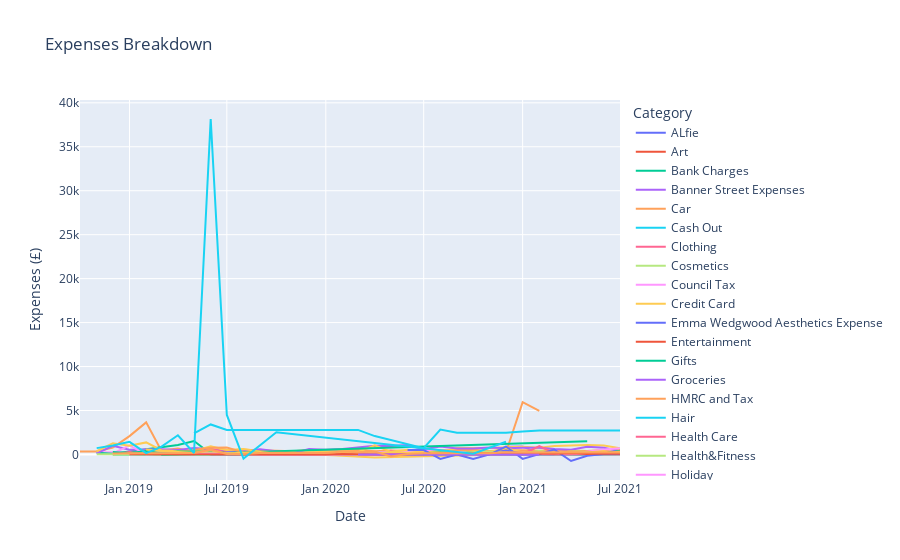

Write notebook code for a chart like this one.
### Code cell
Expenses_Breakdown_Table = pd.pivot_table(df_x, values = ['Amount'], index = ['Category', 'year_month'], aggfunc=sum).reset_index()
Expenses_Breakdown_Table.columns = [x for x in Expenses_Breakdown_Table.columns]
Expenses_Breakdown_Chart = px.line(Expenses_Breakdown_Table, x='year_month', y="Amount", title="Expenses Breakdown", color = 'Category')
Expenses_Breakdown_Chart.update_yaxes(title='Expenses (£)', visible=True, showticklabels=True)
Expenses_Breakdown_Chart.update_xaxes(title='Date', visible=True, showticklabels=True)
Expenses_Breakdown_Chart.show()

### Figure 1 — Plotly figure (JSON) as saved in the notebook; plotly's stock layout.template omitted (floating-point values rounded to 4 significant figures)
{"data": [{"hovertemplate": "Category=ALfie<br>year_month=%{x}<br>Amount=%{y}<extra></extra>", "legendgroup": "ALfie", "line": {"color": "#636efa", "dash": "solid"}, "mode": "lines", "name": "ALfie", "orientation": "v", "showlegend": true, "type": "scatter", "x": ["2019-01", "2019-02", "2019-05", "2019-06", "2019-07", "2019-11", "2019-12", "2020-01", "2020-02", "2020-03", "2020-04", "2020-05", "2020-06", "2020-07", "2020-08", "2020-09", "2020-10", "2020-11", "2020-12", "2021-01", "2021-02", "2021-03", "2021-04", "2021-05", "2021-06", "2021-07"], "xaxis": "x", "y": [72.49, 54.02, 37.47, 101.7, 60.94, 24.95, 77.82, 17.76, 17.76, 17.76, 17.76, 75.72, 17.76, 48.74, 47.74, 17.76, 97.74, 65.26, 42.24, 52.19, 97.7, 322.1, -66.23, 22.2, 80.16, 61.2], "yaxis": "y"}, {"hovertemplate": "Category=Art<br>year_month=%{x}<br>Amount=%{y}<extra></extra>", "legendgroup": "Art", "line": {"color": "#EF553B", "dash": "solid"}, "mode": "lines", "name": "Art", "orientation": "v", "showlegend": true, "type": "scatter", "x": ["2019-02"], "xaxis": "x", "y": [109], "yaxis": "y"}, {"hovertemplate": "Category=Bank Charges<br>year_month=%{x}<br>Amount=%{y}<extra></extra>", "legendgroup": "Bank Charges", "line": {"color": "#00cc96", "dash": "solid"}, "mode": "lines", "name": "Bank Charges", "orientation": "v", "showlegend": true, "type": "scatter", "x": ["2018-12", "2019-02", "2019-06", "2020-03", "2020-06", "2020-08", "2020-11", "2020-12", "2021-01", "2021-02", "2021-03", "2021-04", "2021-05", "2021-06", "2021-07"], "xaxis": "x", "y": [0, 0, 0, 0, 10.91, 0, 19.79, 8.4, 6.39, 9.74, 65.7, 41.44, 51.44, 51.44, 0], "yaxis": "y"}, {"hovertemplate": "Category=Banner Street Expenses<br>year_month=%{x}<br>Amount=%{y}<extra></extra>", "legendgroup": "Banner Street Expenses", "line": {"color": "#ab63fa", "dash": "solid"}, "mode": "lines", "name": "Banner Street Expenses", "orientation": "v", "showlegend": true, "type": "scatter", "x": ["2020-06", "2020-07", "2020-11", "2020-12", "2021-01", "2021-02", "2021-04", "2021-05"], "xaxis": "x", "y": [125, 45, 62.5, 863.6, 908.8, 62.5, 6, 168.2], "yaxis": "y"}, {"hovertemplate": "Category=Car<br>year_month=%{x}<br>Amount=%{y}<extra></extra>", "legendgroup": "Car", "line": {"color": "#FFA15A", "dash": "solid"}, "mode": "lines", "name": "Car", "orientation": "v", "showlegend": true, "type": "scatter", "x": ["2018-10", "2018-11", "2018-12", "2019-01", "2019-02", "2019-03", "2019-04", "2019-05", "2019-06", "2019-07", "2019-08", "2019-09", "2019-10", "2019-11", "2019-12", "2020-01", "2020-02", "2020-03", "2020-04", "2020-05", "2020-06", "2020-07", "2020-08", "2020-09", "2020-10", "2020-11", "2020-12", "2021-01", "2021-02", "2021-03", "2021-04", "2021-05", "2021-06", "2021-07"], "xaxis": "x", "y": [334.9, 334.9, 773.5, 2088.0, 3650.0, 463.4, 671.2, 286.2, 585.2, 432.9, 521.3, 494.1, 481.4, 377.2, 505.4, 502.5, 447.7, 517.1, 364.5, 442.4, 404.5, 436.0, 402.6, 514.0, 540.8, 379.5, 470.7, 464.1, 420.0, 516.1, 491.2, 390.0, 494.5, 631.7], "yaxis": "y"}, {"hovertemplate": "Category=Cash Out<br>year_month=%{x}<br>Amount=%{y}<extra></extra>", "legendgroup": "Cash Out", "line": {"color": "#19d3f3", "dash": "solid"}, "mode": "lines", "name": "Cash Out", "orientation": "v", "showlegend": true, "type": "scatter", "x": ["2019-01", "2019-07", "2019-08", "2020-01", "2020-05", "2020-08", "2020-11", "2020-12", "2021-05", "2021-07"], "xaxis": "x", "y": [21.99, 50, 30, 50, 300, 20, 50, 220, 20, 50], "yaxis": "y"}, {"hovertemplate": "Category=Clothing<br>year_month=%{x}<br>Amount=%{y}<extra></extra>", "legendgroup": "Clothing", "line": {"color": "#FF6692", "dash": "solid"}, "mode": "lines", "name": "Clothing", "orientation": "v", "showlegend": true, "type": "scatter", "x": ["2018-12", "2019-01", "2019-02", "2019-03", "2019-04", "2019-05", "2019-06", "2019-07", "2019-09", "2019-10", "2020-01", "2020-03", "2020-04", "2020-06", "2020-09", "2020-10", "2020-11", "2021-04", "2021-05"], "xaxis": "x", "y": [45, 24, 38.92, 253.0, 265.9, 48.97, 403, 282.6, 64.98, -46.99, 15.99, 49.94, 39, 45, 84.73, 65.85, 33.82, 2.5, 73.91], "yaxis": "y"}, {"hovertemplate": "Category=Cosmetics<br>year_month=%{x}<br>Amount=%{y}<extra></extra>", "legendgroup": "Cosmetics", "line": {"color": "#B6E880", "dash": "solid"}, "mode": "lines", "name": "Cosmetics", "orientation": "v", "showlegend": true, "type": "scatter", "x": ["2019-01", "2019-06", "2019-07", "2019-08", "2020-02", "2020-06", "2020-10", "2021-01", "2021-04", "2021-06"], "xaxis": "x", "y": [58, 383.9, 87.99, 47.02, 33.6, 13.95, 11.55, 56.56, 24.34, 56.99], "yaxis": "y"}, {"hovertemplate": "Category=Council Tax<br>year_month=%{x}<br>Amount=%{y}<extra></extra>", "legendgroup": "Council Tax", "line": {"color": "#FF97FF", "dash": "solid"}, "mode": "lines", "name": "Council Tax", "orientation": "v", "showlegend": true, "type": "scatter", "x": ["2018-11", "2018-12", "2019-01", "2019-02", "2019-04", "2019-05", "2019-06", "2019-07", "2019-08", "2019-09", "2019-10", "2019-11", "2019-12", "2020-01", "2020-04", "2020-07", "2020-08", "2020-09", "2020-10", "2020-11", "2020-12", "2021-01", "2021-02", "2021-03", "2021-04", "2021-05", "2021-06", "2021-07"], "xaxis": "x", "y": [241.4, 243, 243, 243, 187.9, 187, 187, 187, 187, 187, 187, 187, 187, 187, 198.4, 194, 194, 194, 194, 194, 194, 194, 194, 194, 202.5, 236, 206, 215.0], "yaxis": "y"}, {"hovertemplate": "Category=Credit Card<br>year_month=%{x}<br>Amount=%{y}<extra></extra>", "legendgroup": "Credit Card", "line": {"color": "#FECB52", "dash": "solid"}, "mode": "lines", "name": "Credit Card", "orientation": "v", "showlegend": true, "type": "scatter", "x": ["2019-08", "2019-09", "2019-10", "2019-11", "2019-12", "2020-01", "2020-02", "2020-03", "2020-04", "2020-05", "2020-06", "2020-07", "2020-08", "2020-09", "2020-10", "2020-11", "2020-12", "2021-01", "2021-02", "2021-03", "2021-04", "2021-05", "2021-06", "2021-07"], "xaxis": "x", "y": [163.6, 260.7, 258.1, 255.5, 253.0, 250.4, 247.9, 245.4, 243.0, 240.6, 238.2, 235.8, 258.8, 739.0, 734.1, 725.2, 826.5, 882.8, 774.5, 952.3, 1009.0, 1072.0, 1008.0, 702.6], "yaxis": "y"}, {"hovertemplate": "Category=Emma Wedgwood Aesthetics Expense<br>year_month=%{x}<br>Amount=%{y}<extra></extra>", "legendgroup": "Emma Wedgwood Aesthetics Expense", "line": {"color": "#636efa", "dash": "solid"}, "mode": "lines", "name": "Emma Wedgwood Aesthetics Expense", "orientation": "v", "showlegend": true, "type": "scatter", "x": ["2020-11", "2021-06", "2021-07"], "xaxis": "x", "y": [90.75, 0, 70.05], "yaxis": "y"}, {"hovertemplate": "Category=Entertainment<br>year_month=%{x}<br>Amount=%{y}<extra></extra>", "legendgroup": "Entertainment", "line": {"color": "#EF553B", "dash": "solid"}, "mode": "lines", "name": "Entertainment", "orientation": "v", "showlegend": true, "type": "scatter", "x": ["2018-12", "2019-01", "2019-02", "2019-03", "2019-04", "2019-05", "2019-06", "2019-07", "2019-08", "2019-09", "2019-10", "2019-11", "2019-12", "2020-01", "2020-02", "2020-03", "2020-04", "2020-05", "2020-06", "2020-07", "2020-08", "2020-09", "2020-10", "2020-11", "2020-12", "2021-01", "2021-02", "2021-03", "2021-04", "2021-05", "2021-06", "2021-07"], "xaxis": "x", "y": [70, 39.53, 12.85, 12.83, 12.83, 250.5, 12.83, 12.83, 11.5, 35.2, 13.2, 42.17, 13.2, 120.3, 13.26, 13.2, 29.18, 29.18, 29.18, 35.17, 93.81, 140.3, 35.34, 43.33, 40.82, 48.81, 161.4, 42.33, 42.33, 80.37, 182.3, 39.33], "yaxis": "y"}, {"hovertemplate": "Category=Gifts<br>year_month=%{x}<br>Amount=%{y}<extra></extra>", "legendgroup": "Gifts", "line": {"color": "#00cc96", "dash": "solid"}, "mode": "lines", "name": "Gifts", "orientation": "v", "showlegend": true, "type": "scatter", "x": ["2018-11", "2018-12", "2019-04", "2019-05", "2019-06", "2019-07", "2019-10", "2020-01", "2020-02", "2020-04", "2020-10", "2020-12", "2021-01", "2021-02", "2021-04", "2021-07"], "xaxis": "x", "y": [200, 82, 1085, 1527, 65.5, 8, 43.99, 3.45, 14.73, 30.98, 24.03, 12.38, 14.99, 140, 65, 335.3], "yaxis": "y"}, {"hovertemplate": "Category=Groceries<br>year_month=%{x}<br>Amount=%{y}<extra></extra>", "legendgroup": "Groceries", "line": {"color": "#ab63fa", "dash": "solid"}, "mode": "lines", "name": "Groceries", "orientation": "v", "showlegend": true, "type": "scatter", "x": ["2018-11", "2018-12", "2019-01", "2019-02", "2019-03", "2019-04", "2019-05", "2019-06", "2019-07", "2019-08", "2019-09", "2019-10", "2019-11", "2019-12", "2020-01", "2020-02", "2020-03", "2020-04", "2020-05", "2020-06", "2020-07", "2020-08", "2020-09", "2020-10", "2020-11", "2020-12", "2021-01", "2021-02", "2021-03", "2021-04", "2021-05", "2021-06", "2021-07"], "xaxis": "x", "y": [111.8, 985.1, 526.8, 568.5, 582.9, 505.8, 737.5, 597.8, 267.3, 393.0, 590.7, 357.0, 146.0, 616.4, 544.8, 607.3, 813.7, 978.6, 966.2, 1067.0, 596.1, 904.3, 675.8, 673.1, 799.7, 693.2, 772.1, 762.4, 629.3, 541.8, 870.5, 774.1, 357.8], "yaxis": "y"}, {"hovertemplate": "Category=HMRC and Tax<br>year_month=%{x}<br>Amount=%{y}<extra></extra>", "legendgroup": "HMRC and Tax", "line": {"color": "#FFA15A", "dash": "solid"}, "mode": "lines", "name": "HMRC and Tax", "orientation": "v", "showlegend": true, "type": "scatter", "x": ["2020-12", "2021-01", "2021-02"], "xaxis": "x", "y": [215, 5959.0, 4962.0], "yaxis": "y"}, {"hovertemplate": "Category=Hair<br>year_month=%{x}<br>Amount=%{y}<extra></extra>", "legendgroup": "Hair", "line": {"color": "#19d3f3", "dash": "solid"}, "mode": "lines", "name": "Hair", "orientation": "v", "showlegend": true, "type": "scatter", "x": ["2019-03", "2019-04", "2019-06", "2019-07", "2020-07"], "xaxis": "x", "y": [58, 210, 312.3, 61.65, 212.5], "yaxis": "y"}, {"hovertemplate": "Category=Health Care<br>year_month=%{x}<br>Amount=%{y}<extra></extra>", "legendgroup": "Health Care", "line": {"color": "#FF6692", "dash": "solid"}, "mode": "lines", "name": "Health Care", "orientation": "v", "showlegend": true, "type": "scatter", "x": ["2018-12", "2019-01", "2019-02", "2019-04", "2019-05", "2019-06", "2019-07", "2019-09", "2019-10", "2020-01", "2020-02", "2020-03", "2020-04", "2020-05", "2020-06", "2020-07", "2020-08", "2020-09", "2020-10", "2020-11", "2020-12", "2021-01", "2021-02", "2021-03", "2021-04", "2021-05", "2021-06", "2021-07"], "xaxis": "x", "y": [8.55, 264.0, 16.5, 22.95, 3.69, 628.5, 183.4, 8.07, 21, 14, 17.92, 127.3, 14, 409.5, 34.7, 110.0, 270.9, 117.3, 52.22, 64.63, 44.77, 23.27, 962, 139.6, 70.99, 136.5, 407.3, 78.05], "yaxis": "y"}, {"hovertemplate": "Category=Health&Fitness<br>year_month=%{x}<br>Amount=%{y}<extra></extra>", "legendgroup": "Health&Fitness", "line": {"color": "#B6E880", "dash": "solid"}, "mode": "lines", "name": "Health&Fitness", "orientation": "v", "showlegend": true, "type": "scatter", "x": ["2018-12", "2019-01", "2020-08", "2020-09", "2020-10", "2020-11", "2020-12", "2021-01", "2021-02", "2021-03", "2021-04", "2021-05", "2021-06", "2021-07"], "xaxis": "x", "y": [20, 20, 140, 160, 140, 60, 175, 75, 60, 60, 367, 265, 260, 15], "yaxis": "y"}, {"hovertemplate": "Category=Holiday<br>year_month=%{x}<br>Amount=%{y}<extra></extra>", "legendgroup": "Holiday", "line": {"color": "#FF97FF", "dash": "solid"}, "mode": "lines", "name": "Holiday", "orientation": "v", "showlegend": true, "type": "scatter", "x": ["2018-12", "2019-01", "2019-02", "2019-04", "2019-05", "2019-06", "2019-07", "2019-09", "2019-10", "2020-03", "2020-07", "2020-12", "2021-02", "2021-04", "2021-06", "2021-07"], "xaxis": "x", "y": [89.74, 1039.0, -0.01, 194, 307.7, 76.87, 11, 11.37, 6, 138, 413.9, 35, 263.2, 90, 566.5, 696.1], "yaxis": "y"}, {"hovertemplate": "Category=Household<br>year_month=%{x}<br>Amount=%{y}<extra></extra>", "legendgroup": "Household", "line": {"color": "#FECB52", "dash": "solid"}, "mode": "lines", "name": "Household", "orientation": "v", "showlegend": true, "type": "scatter", "x": ["2018-11", "2018-12", "2019-01", "2019-02", "2019-03", "2019-04", "2019-05", "2019-06", "2019-07", "2019-08", "2019-09", "2019-10", "2019-11", "2019-12", "2020-01", "2020-02", "2020-03", "2020-04", "2020-05", "2020-06", "2020-07", "2020-08", "2020-09", "2020-10", "2020-11", "2020-12", "2021-01", "2021-02", "2021-03", "2021-04", "2021-05", "2021-06", "2021-07"], "xaxis": "x", "y": [361.8, 1277.0, 994.3, 1371.0, 480.0, 393.8, 400.1, 922.4, 507.2, 606.9, 333.7, 278.9, 45, 217.4, 328.2, 329.4, 269.8, 1037.0, 299.3, 546.4, 250.3, 322.6, 119.2, 348.7, 290.6, 702.9, 217.3, 340.4, 238.4, 132, 215.9, 398.6, 78.05], "yaxis": "y"}, {"hovertemplate": "Category=Insurance<br>year_month=%{x}<br>Amount=%{y}<extra></extra>", "legendgroup": "Insurance", "line": {"color": "#636efa", "dash": "solid"}, "mode": "lines", "name": "Insurance", "orientation": "v", "showlegend": true, "type": "scatter", "x": ["2019-02", "2019-03", "2019-04", "2019-05", "2019-06", "2019-07", "2019-08", "2019-09", "2019-10", "2019-11", "2019-12", "2020-01", "2020-02", "2020-03", "2020-04", "2020-05", "2020-06", "2020-07", "2020-08", "2020-09", "2020-10", "2020-11", "2020-12", "2021-01", "2021-02", "2021-03", "2021-04", "2021-05", "2021-06", "2021-07"], "xaxis": "x", "y": [47.56, 47.56, 47.56, 47.56, 172.0, 47.56, 47.56, 47.56, 77.13, 77.13, 77.13, 77.13, 146.5, 117.3, 117.3, 117.3, 117.3, 117.3, 117.3, 117.2, 125.7, 124.8, 440.7, 84.76, 84.76, 84.76, 84.76, 84.76, 84.76, 84.76], "yaxis": "y"}, {"hovertemplate": "Category=Jewellery<br>year_month=%{x}<br>Amount=%{y}<extra></extra>", "legendgroup": "Jewellery", "line": {"color": "#EF553B", "dash": "solid"}, "mode": "lines", "name": "Jewellery", "orientation": "v", "showlegend": true, "type": "scatter", "x": ["2018-12"], "xaxis": "x", "y": [0], "yaxis": "y"}, {"hovertemplate": "Category=Legal<br>year_month=%{x}<br>Amount=%{y}<extra></extra>", "legendgroup": "Legal", "line": {"color": "#00cc96", "dash": "solid"}, "mode": "lines", "name": "Legal", "orientation": "v", "showlegend": true, "type": "scatter", "x": ["2019-03", "2021-05"], "xaxis": "x", "y": [-59, 1500], "yaxis": "y"}, {"hovertemplate": "Category=Luxury<br>year_month=%{x}<br>Amount=%{y}<extra></extra>", "legendgroup": "Luxury", "line": {"color": "#ab63fa", "dash": "solid"}, "mode": "lines", "name": "Luxury", "orientation": "v", "showlegend": true, "type": "scatter", "x": ["2018-12"], "xaxis": "x", "y": [965], "yaxis": "y"}, {"hovertemplate": "Category=Money to Friends<br>year_month=%{x}<br>Amount=%{y}<extra></extra>", "legendgroup": "Money to Friends", "line": {"color": "#FFA15A", "dash": "solid"}, "mode": "lines", "name": "Money to Friends", "orientation": "v", "showlegend": true, "type": "scatter", "x": ["2019-01", "2019-02", "2019-03", "2019-04", "2019-06", "2019-07", "2019-08", "2020-10", "2020-12", "2021-01", "2021-02", "2021-03", "2021-06"], "xaxis": "x", "y": [30, 440, 50, 300, 750, 795, 220, 69.75, 127, 21, 88.5, 22, 250], "yaxis": "y"}, {"hovertemplate": "Category=Mortgage<br>year_month=%{x}<br>Amount=%{y}<extra></extra>", "legendgroup": "Mortgage", "line": {"color": "#19d3f3", "dash": "solid"}, "mode": "lines", "name": "Mortgage", "orientation": "v", "showlegend": true, "type": "scatter", "x": ["2019-05", "2019-06", "2019-07", "2019-08", "2019-09", "2019-10", "2019-11", "2019-12", "2020-01", "2020-02", "2020-03", "2020-04", "2020-07", "2020-08", "2020-09", "2020-10", "2020-11", "2020-12", "2021-01", "2021-02", "2021-03", "2021-04", "2021-05", "2021-06", "2021-07"], "xaxis": "x", "y": [2384.0, 3414.0, 2794.0, 2794.0, 2794.0, 2794.0, 2794.0, 2794.0, 2794.0, 2794.0, 2794.0, 2089.0, 711.4, 2830.0, 2479.0, 2479.0, 2479.0, 2479.0, 2617.0, 2731.0, 2731.0, 2731.0, 2731.0, 2731.0, 2731.0], "yaxis": "y"}, {"hovertemplate": "Category=Online Purchase<br>year_month=%{x}<br>Amount=%{y}<extra></extra>", "legendgroup": "Online Purchase", "line": {"color": "#FF6692", "dash": "solid"}, "mode": "lines", "name": "Online Purchase", "orientation": "v", "showlegend": true, "type": "scatter", "x": ["2019-06", "2019-07", "2019-08", "2019-09", "2019-10", "2019-12", "2020-01", "2020-02", "2020-03", "2020-04", "2020-05", "2020-06", "2020-07", "2020-08", "2020-09", "2020-10", "2020-11", "2020-12", "2021-01", "2021-02", "2021-05", "2021-07"], "xaxis": "x", "y": [33.4, 25.96, 7.99, 7.99, 7.99, 7.99, 33.98, 7.99, 49.79, 120.2, 97, 47.06, 129.9, 7.99, 36.48, 146.8, 89.6, 33.97, 22.17, 39.45, 3.49, 9.99], "yaxis": "y"}, {"hovertemplate": "Category=Postage<br>year_month=%{x}<br>Amount=%{y}<extra></extra>", "legendgroup": "Postage", "line": {"color": "#B6E880", "dash": "solid"}, "mode": "lines", "name": "Postage", "orientation": "v", "showlegend": true, "type": "scatter", "x": ["2018-11", "2018-12", "2019-01", "2019-02", "2019-03", "2019-04", "2019-05", "2019-06", "2019-07", "2019-08", "2019-09", "2019-10", "2019-11", "2019-12", "2020-01", "2020-02", "2020-03", "2020-04", "2020-05", "2020-06", "2020-07", "2020-08", "2020-09", "2020-10", "2020-11", "2020-12", "2021-01", "2021-02", "2021-03", "2021-04", "2021-05", "2021-06", "2021-07"], "xaxis": "x", "y": [16.44, 35.9, 26.57, 45.85, 58.88, 63.55, 24.6, 37.17, 44.97, 43.99, 51.56, 3.49, 3.4, 12.35, 16, 14.7, 3.99, 20.64, 13.16, 80.93, 67.04, 31.33, 28.43, 24.3, 51.02, 50.17, 37.18, 34.26, 112.3, 22.47, 41.39, 75.4, 88.98], "yaxis": "y"}, {"hovertemplate": "Category=Public Toilet<br>year_month=%{x}<br>Amount=%{y}<extra></extra>", "legendgroup": "Public Toilet", "line": {"color": "#FF97FF", "dash": "solid"}, "mode": "lines", "name": "Public Toilet", "orientation": "v", "showlegend": true, "type": "scatter", "x": ["2021-04"], "xaxis": "x", "y": [0.2], "yaxis": "y"}, {"hovertemplate": "Category=RCA<br>year_month=%{x}<br>Amount=%{y}<extra></extra>", "legendgroup": "RCA", "line": {"color": "#FECB52", "dash": "solid"}, "mode": "lines", "name": "RCA", "orientation": "v", "showlegend": true, "type": "scatter", "x": ["2019-04", "2019-06", "2019-08", "2019-09", "2019-10", "2019-11", "2019-12", "2020-04", "2021-03", "2021-06"], "xaxis": "x", "y": [85, 45, 28, 13, 44.1, 48, 44, -359.5, 87.6, 270], "yaxis": "y"}, {"hovertemplate": "Category=Recovery<br>year_month=%{x}<br>Amount=%{y}<extra></extra>", "legendgroup": "Recovery", "line": {"color": "#636efa", "dash": "solid"}, "mode": "lines", "name": "Recovery", "orientation": "v", "showlegend": true, "type": "scatter", "x": ["2019-06", "2020-08", "2021-02", "2021-03"], "xaxis": "x", "y": [10, 27.72, 82, 22.62], "yaxis": "y"}, {"hovertemplate": "Category=Refunds<br>year_month=%{x}<br>Amount=%{y}<extra></extra>", "legendgroup": "Refunds", "line": {"color": "#EF553B", "dash": "solid"}, "mode": "lines", "name": "Refunds", "orientation": "v", "showlegend": true, "type": "scatter", "x": ["2021-06"], "xaxis": "x", "y": [-263.2], "yaxis": "y"}, {"hovertemplate": "Category=Restaurant<br>year_month=%{x}<br>Amount=%{y}<extra></extra>", "legendgroup": "Restaurant", "line": {"color": "#00cc96", "dash": "solid"}, "mode": "lines", "name": "Restaurant", "orientation": "v", "showlegend": true, "type": "scatter", "x": ["2018-12", "2019-01", "2019-02", "2019-03", "2019-04", "2019-05", "2019-06", "2019-07", "2019-08", "2019-09", "2019-12", "2020-01", "2020-02", "2020-03", "2020-07", "2020-08", "2020-09", "2020-10", "2020-11", "2020-12", "2021-01", "2021-02", "2021-03", "2021-04", "2021-05", "2021-06", "2021-07"], "xaxis": "x", "y": [277.9, 145.2, 387.8, 170.0, 326.7, 295.3, 372.0, 174.2, 203.7, 132.8, 106.0, 102.5, 42.9, 30.07, 125.4, 214.2, 172.1, 228.3, 99.1, 93.7, 34.4, 26.1, 44.35, 143.2, 167.9, 98.19, 436.0], "yaxis": "y"}, {"hovertemplate": "Category=Scams<br>year_month=%{x}<br>Amount=%{y}<extra></extra>", "legendgroup": "Scams", "line": {"color": "#ab63fa", "dash": "solid"}, "mode": "lines", "name": "Scams", "orientation": "v", "showlegend": true, "type": "scatter", "x": ["2020-03", "2021-01", "2021-02"], "xaxis": "x", "y": [25, 10, 35], "yaxis": "y"}, {"hovertemplate": "Category=Snackette<br>year_month=%{x}<br>Amount=%{y}<extra></extra>", "legendgroup": "Snackette", "line": {"color": "#FFA15A", "dash": "solid"}, "mode": "lines", "name": "Snackette", "orientation": "v", "showlegend": true, "type": "scatter", "x": ["2018-12", "2019-01", "2019-03", "2019-04", "2019-05", "2019-06", "2019-07", "2019-08", "2019-12", "2020-01", "2020-03", "2020-07", "2020-08", "2020-09", "2020-10", "2020-11", "2020-12", "2021-01", "2021-02", "2021-03", "2021-04", "2021-05", "2021-06", "2021-07"], "xaxis": "x", "y": [27.94, 150.1, 58.37, 101.2, 157.1, 201.2, 124.6, 11.45, 35.03, 35.54, 33.58, 38.4, 96.18, 130.7, 161.3, 76.63, 91.86, 55.85, 74.12, 126.6, 361.3, 144.9, 128.9, 327.1], "yaxis": "y"}, {"hovertemplate": "Category=Sport<br>year_month=%{x}<br>Amount=%{y}<extra></extra>", "legendgroup": "Sport", "line": {"color": "#19d3f3", "dash": "solid"}, "mode": "lines", "name": "Sport", "orientation": "v", "showlegend": true, "type": "scatter", "x": ["2020-06", "2020-09", "2021-05"], "xaxis": "x", "y": [25, 15, 28.99], "yaxis": "y"}, {"hovertemplate": "Category=Stationary<br>year_month=%{x}<br>Amount=%{y}<extra></extra>", "legendgroup": "Stationary", "line": {"color": "#FF6692", "dash": "solid"}, "mode": "lines", "name": "Stationary", "orientation": "v", "showlegend": true, "type": "scatter", "x": ["2019-09", "2020-09", "2020-12", "2021-04", "2021-06", "2021-07"], "xaxis": "x", "y": [24.97, 10.49, 0.79, 2.99, 10.94, 29.99], "yaxis": "y"}, {"hovertemplate": "Category=Takeaway<br>year_month=%{x}<br>Amount=%{y}<extra></extra>", "legendgroup": "Takeaway", "line": {"color": "#B6E880", "dash": "solid"}, "mode": "lines", "name": "Takeaway", "orientation": "v", "showlegend": true, "type": "scatter", "x": ["2018-12", "2019-01", "2019-04", "2019-06", "2019-08", "2019-09", "2019-11", "2020-01", "2020-02", "2020-03", "2020-04", "2020-05", "2020-06", "2020-07", "2020-08", "2020-09", "2020-10", "2020-11", "2020-12", "2021-01", "2021-02", "2021-03", "2021-04", "2021-05", "2021-06", "2021-07"], "xaxis": "x", "y": [24.05, 40.09, 32.65, 100.1, 37.84, 63.69, 93.43, 77.78, 35.88, 54.61, 20.93, 85.66, 32.88, 115.0, 27.38, 13.13, 247.6, 339.0, 159.1, 82.82, 389.6, 166.4, 197.7, 225.6, 117.5, 147.8], "yaxis": "y"}, {"hovertemplate": "Category=Tech<br>year_month=%{x}<br>Amount=%{y}<extra></extra>", "legendgroup": "Tech", "line": {"color": "#FF97FF", "dash": "solid"}, "mode": "lines", "name": "Tech", "orientation": "v", "showlegend": true, "type": "scatter", "x": ["2019-01", "2019-03", "2019-07", "2019-08", "2020-04", "2020-06", "2021-06"], "xaxis": "x", "y": [11.41, 76.15, 85, 19.99, 6.39, 80.23, 70.61], "yaxis": "y"}, {"hovertemplate": "Category=Therapy<br>year_month=%{x}<br>Amount=%{y}<extra></extra>", "legendgroup": "Therapy", "line": {"color": "#FECB52", "dash": "solid"}, "mode": "lines", "name": "Therapy", "orientation": "v", "showlegend": true, "type": "scatter", "x": ["2019-02", "2019-03", "2019-04", "2019-05", "2019-06", "2019-07", "2019-08", "2019-09", "2019-10", "2019-12", "2020-01", "2020-02", "2020-03", "2020-04", "2020-05", "2020-06", "2020-07", "2020-08", "2020-09", "2020-10", "2020-11", "2020-12", "2021-01", "2021-02", "2021-03", "2021-04", "2021-05", "2021-06", "2021-07"], "xaxis": "x", "y": [570, 380, 285, 190, 475, 95, 190, 285, 95, 190, 95, 285, 190, 95, 285, 190, 190, 95, 95, 190, 190, 190, 95, 190, 190, 190, 190, 95, 285], "yaxis": "y"}, {"hovertemplate": "Category=Transfer<br>year_month=%{x}<br>Amount=%{y}<extra></extra>", "legendgroup": "Transfer", "line": {"color": "#636efa", "dash": "solid"}, "mode": "lines", "name": "Transfer", "orientation": "v", "showlegend": true, "type": "scatter", "x": ["2020-06", "2020-07", "2020-08", "2020-09", "2020-10", "2020-11", "2020-12", "2021-01", "2021-02", "2021-03", "2021-04", "2021-05", "2021-06", "2021-07"], "xaxis": "x", "y": [500, 500, -500, 0, -500, 5, 900, -505, 40.28, 546.5, -745.0, -148.2, 38.35, 58.18], "yaxis": "y"}, {"hovertemplate": "Category=Travel<br>year_month=%{x}<br>Amount=%{y}<extra></extra>", "legendgroup": "Travel", "line": {"color": "#EF553B", "dash": "solid"}, "mode": "lines", "name": "Travel", "orientation": "v", "showlegend": true, "type": "scatter", "x": ["2019-01", "2019-03", "2019-05", "2019-07", "2019-10", "2019-11", "2019-12", "2020-01", "2020-02", "2020-04", "2020-07", "2020-08", "2020-09", "2020-10", "2020-11", "2020-12", "2021-01", "2021-02", "2021-03", "2021-04", "2021-05", "2021-06", "2021-07"], "xaxis": "x", "y": [20, 10, 10, 9.4, 11.2, 5.6, 5.6, 5.2, 65, 0, 22.5, 78.9, 61, 153.4, 101.8, 86.1, 59.5, 95, 86.2, 131.6, 53.1, 118.0, 77.15], "yaxis": "y"}, {"hovertemplate": "Category=Union<br>year_month=%{x}<br>Amount=%{y}<extra></extra>", "legendgroup": "Union", "line": {"color": "#00cc96", "dash": "solid"}, "mode": "lines", "name": "Union", "orientation": "v", "showlegend": true, "type": "scatter", "x": ["2021-02"], "xaxis": "x", "y": [25], "yaxis": "y"}, {"hovertemplate": "Category=Unknown<br>year_month=%{x}<br>Amount=%{y}<extra></extra>", "legendgroup": "Unknown", "line": {"color": "#ab63fa", "dash": "solid"}, "mode": "lines", "name": "Unknown", "orientation": "v", "showlegend": true, "type": "scatter", "x": ["2020-03", "2020-05", "2021-02"], "xaxis": "x", "y": [0, 5, -4.85], "yaxis": "y"}, {"hovertemplate": "Category=Utilities<br>year_month=%{x}<br>Amount=%{y}<extra></extra>", "legendgroup": "Utilities", "line": {"color": "#FFA15A", "dash": "solid"}, "mode": "lines", "name": "Utilities", "orientation": "v", "showlegend": true, "type": "scatter", "x": ["2018-12", "2019-01", "2019-02", "2019-03", "2019-04", "2019-05", "2019-06", "2019-07", "2019-08", "2019-09", "2019-10", "2019-11", "2019-12", "2020-01", "2020-02", "2020-03", "2020-04", "2020-05", "2020-06", "2020-07", "2020-08", "2020-09", "2020-10", "2020-11", "2020-12", "2021-01", "2021-02", "2021-03", "2021-04", "2021-05", "2021-06", "2021-07"], "xaxis": "x", "y": [100, 100, 100, 100, 100, 162, 523.5, 62, 62, 162, 162, 162, 162, 162, 345.5, 250, 333.9, -222.0, 41.15, 128.8, 128.8, 128.8, 128.8, 128.8, 244.5, 244.5, 244.5, 244.5, 249.6, 249.5, 249.5, 230.9], "yaxis": "y"}, {"hovertemplate": "Category=Wedding<br>year_month=%{x}<br>Amount=%{y}<extra></extra>", "legendgroup": "Wedding", "line": {"color": "#19d3f3", "dash": "solid"}, "mode": "lines", "name": "Wedding", "orientation": "v", "showlegend": true, "type": "scatter", "x": ["2018-11", "2018-12", "2019-01", "2019-02", "2019-03", "2019-04", "2019-05", "2019-06", "2019-07", "2019-08", "2019-10", "2020-10", "2020-12"], "xaxis": "x", "y": [720, 1011, 1436.0, 150, 864.7, 2186.0, 162.8, 38160.0, 4495.0, -470, 2526.0, 81, 1438.0], "yaxis": "y"}], "layout": {"legend": {"title": {"text": "Category"}, "tracegroupgap": 0}, "title": {"text": "Expenses Breakdown"}, "xaxis": {"anchor": "y", "domain": [0, 1], "showticklabels": true, "title": {"text": "Date"}, "visible": true}, "yaxis": {"anchor": "x", "domain": [0, 1], "showticklabels": true, "title": {"text": "Expenses (£)"}, "visible": true}}}
